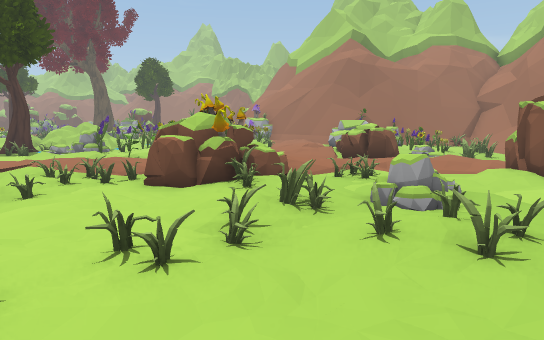
View 1 (above)

24 first-person views from a walk through a Unity game level. The camera is 1.2 m above the floor, tilts 8° down and sees 75° across. The floor is counted in squares, 1 m on a side. Each view is taken from the middle of a square. On the plan, view 1 faces up. The plan holds only what a view shows up to about 14 squares ahead; the rest is blank. The place goes on beyond the plan. Door leaves are left out, so doorways stand open. Some surface patterns are stand-ins.

View 2
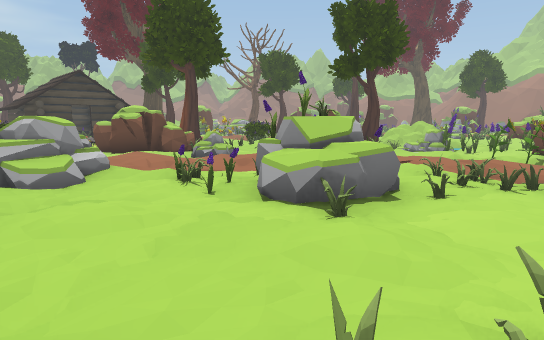

View 3
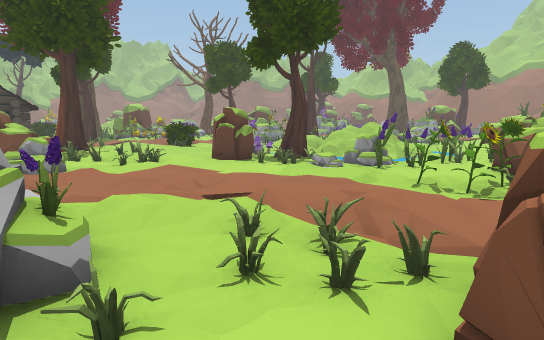

View 4
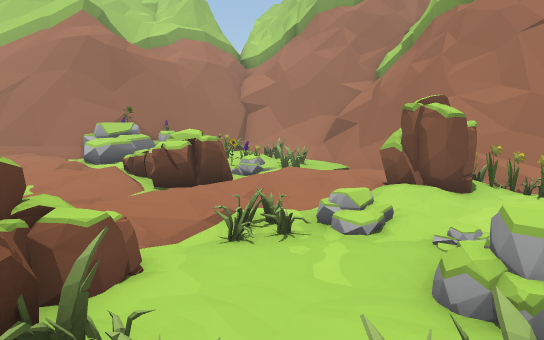

View 5
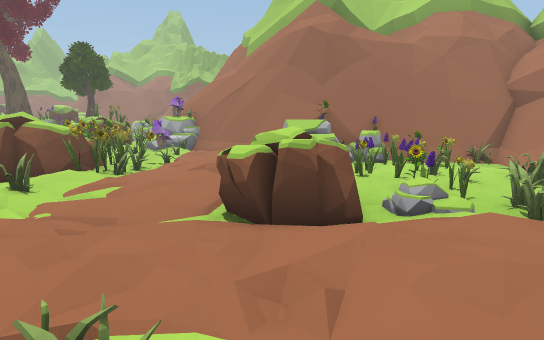

View 6
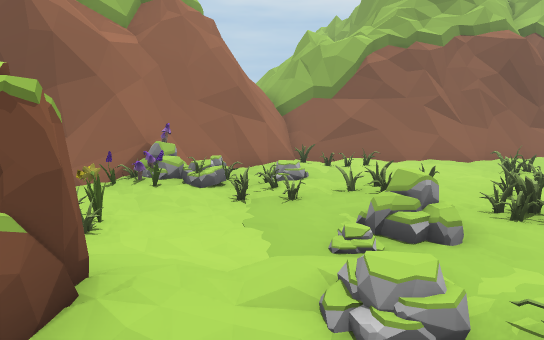

View 7
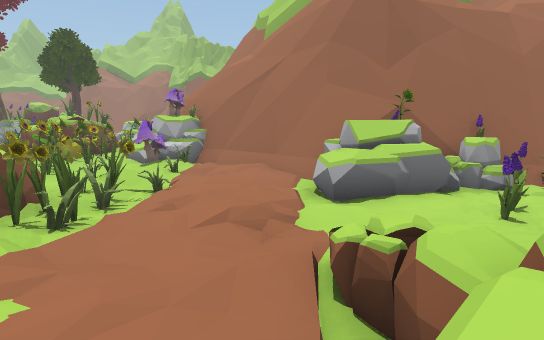

View 8
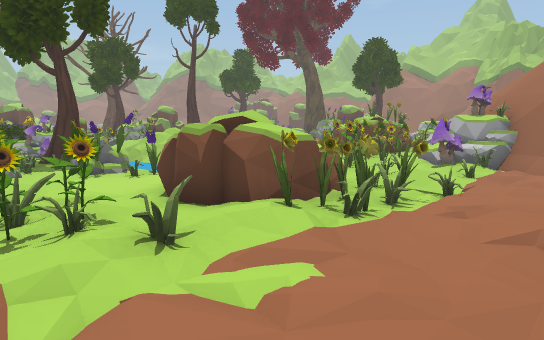

View 9
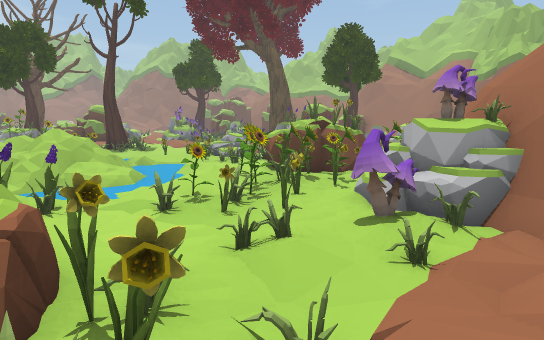

View 10
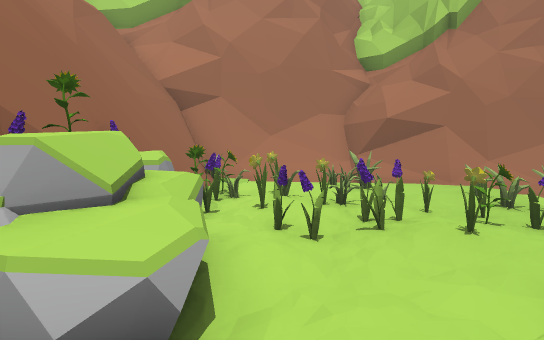

View 11
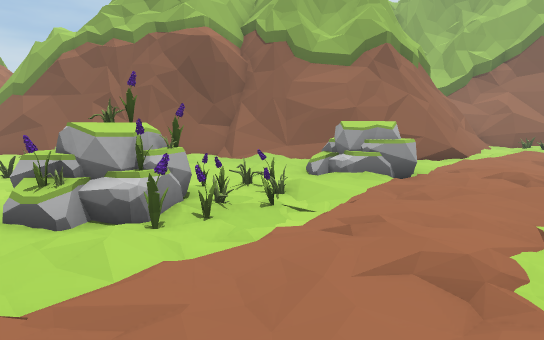

View 12
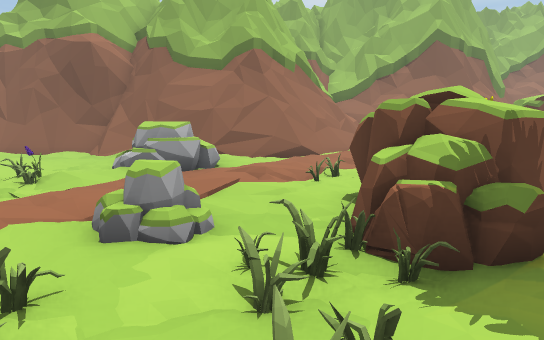

View 13
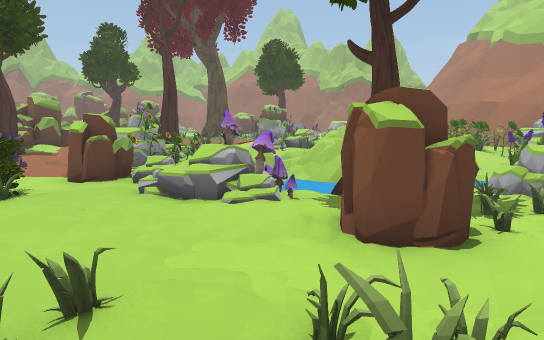

View 14
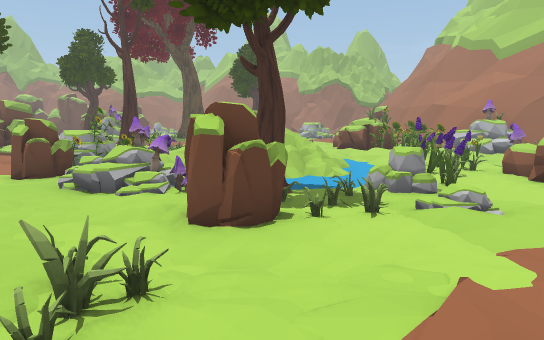

View 15
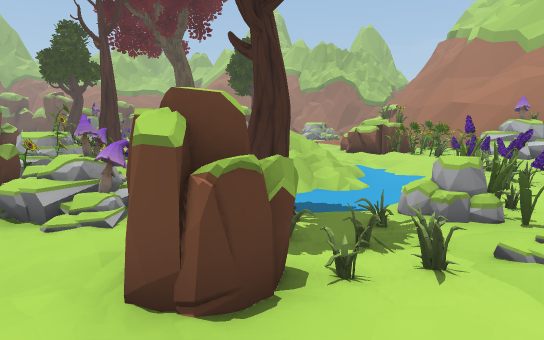

View 16
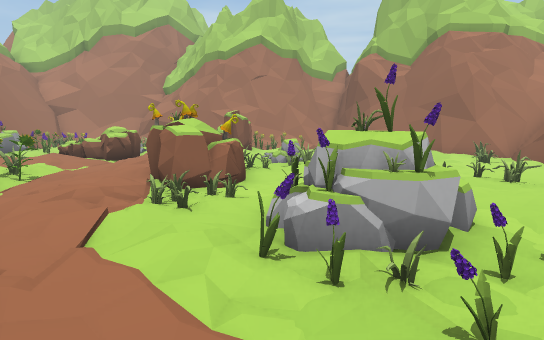

View 17
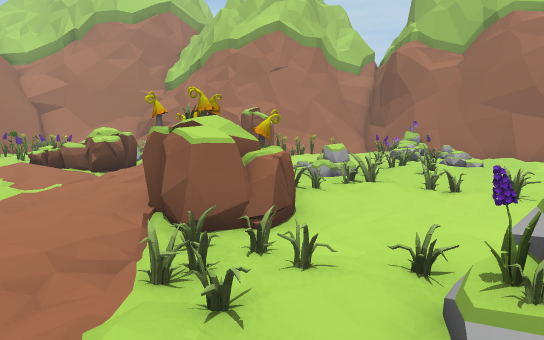

View 18
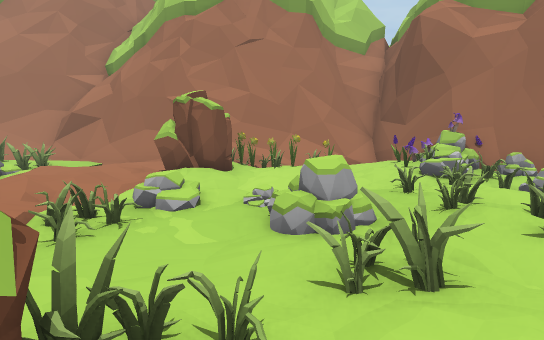

View 19
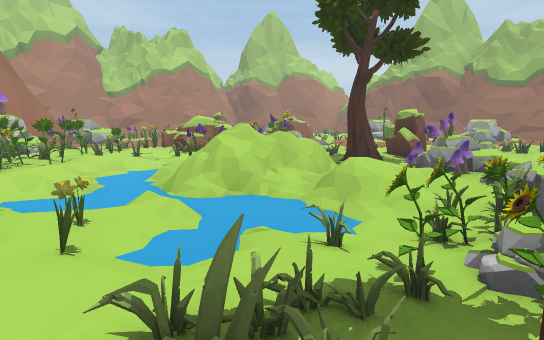

View 20
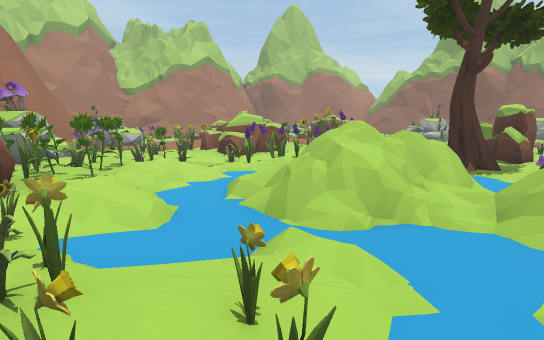

View 21
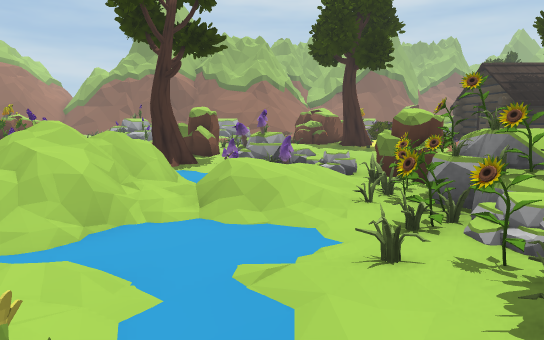

View 22
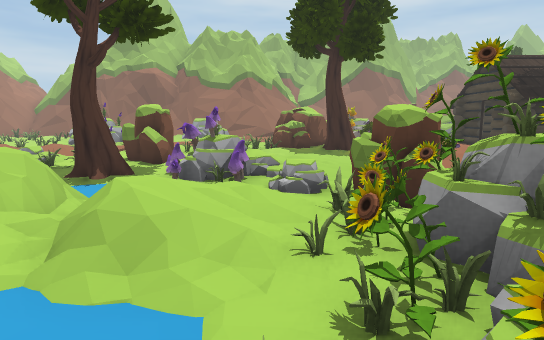

View 23
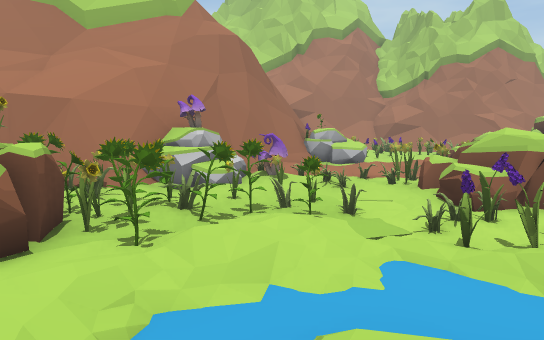

View 24
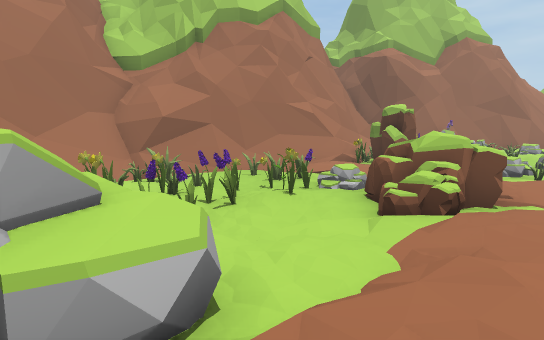

### Floor plan
Key: @ floor where view 1 was taken; # wall or solid block; . main floor; : floor 0.25 m higher than the main floor; - floor 0.25 m lower than the main floor; + floor 0.75 m higher than the main floor; / step, stairs or slope; = window, fence, low wall or low ledge; O other object.
Columns run from 16 left of view 1 to 11 right of it. Each row starts with its distance up from view 1.
 24 . ..OOOO.OOO O
 23 OOO.O.O-O.OOOOO
 22 .O.--.-/..O.OOOOO##
 21 OOO/-----///OO/OO###
 20 OO---////-//O.OOO/#      O
 19 OOO//.///-//OOO/O//##O  ####
 18 OO////+//-/O..O//./OOOO#=###
 17 O.////////OO..OOO./OOOOOOO=#
 16 OO/O------OOOOOO.//..OOOO./#
 15 O..OO-O-/OO.OOOO.:/..OOOO./#
 14 O..OOOOO/O..OOOO..//.OOOO.##
 13 ...//.OOOO.....O.:.O/.O..-##
 12 .:...OOO///.OOO/...OOOOO.=#
 11 ......O.../.O......O///.-##
 10 ../OOO.....//.:.::../...=##
  9 #..O.O./..:.//OO///././.##
  8  OOO...//.//OOOOO.O/./OO##
  7 OOO.O/.:./:OOOOOO.././OO##
  6 OOO.////.O.OO..OO../..OO=#
  5 OO.//...OOOO....OOO/..OO##
  4  ...:../OOOO....O.O.O-/.=#
  3  .O/:./.OO../..O.OOOOOOO#=
  2  ././OO:......O.....OOOO##
  1  /...OOO.....OO....///# #
  0 :/.... .........@..///##
 -1 // .//  .........OO.=##
 -2 //######==./=====./O##
 -3 .###  #############=#
 -4 =#               ####

Where each view was taken, in squares from view 1:
view 1: 0 up, 0 right, facing up
view 2: 0 up, 2 left, facing up-left
view 3: 5 up, 2 left, facing up-left
view 4: 5 up, 1 left, facing up-right
view 5: 7 up, 3 right, facing up
view 6: 10 up, 4 right, facing down
view 7: 11 up, 2 right, facing up
view 8: 11 up, 2 right, facing up-left
view 9: 16 up, 1 right, facing up-left
view 10: 16 up, 1 right, facing right
view 11: 10 up, 8 left, facing down
view 12: 11 up, 13 left, facing down
view 13: 8 up, 12 left, facing up
view 14: 7 up, 10 left, facing up
view 15: 9 up, 10 left, facing up
view 16: 6 up, 10 left, facing right
view 17: 7 up, 7 left, facing right
view 18: 6 up, 2 left, facing right
view 19: 24 up, 16 left, facing down-right
view 20: 24 up, 13 left, facing down-right
view 21: 24 up, 13 left, facing down
view 22: 22 up, 14 left, facing down
view 23: 20 up, 10 left, facing right
view 24: 18 up, 1 right, facing down-right
